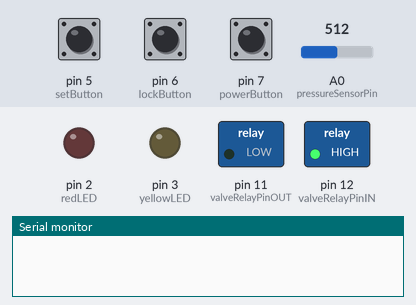
The sketch below on a simulated Arduino Uno, built with avr-gcc and run on an emulated ATmega328P. On the bench: switched loads named in the sketch (green lamp = pin HIGH), output pins drawn as LEDs (lit = HIGH), the last lines printed to the serial monitor. Inputs (shaded band) come from the test bench; at power-on: pin 7 (powerButton) HIGH, pin 5 (setButton) HIGH, pin 6 (lockButton) HIGH, A0 (pressureSensorPin) = 512.

Above: at 1.2 s.
1.3 s: pin 7 (powerButton) pulled LOW for 0.15 s
2.9 s: pin 5 (setButton) pulled LOW for 0.15 s
4.5 s: pin 6 (lockButton) pulled LOW for 0.15 s
6.1 s: pin 6 (lockButton) pulled LOW for 1 s
10.1 s: pin 6 (lockButton) pulled LOW for 3.2 s
At 10.6 s:
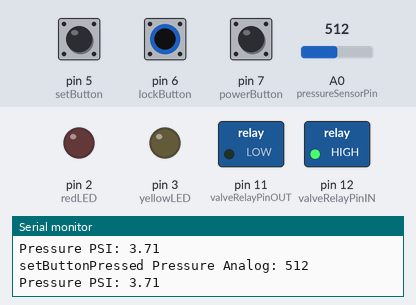
14.8 s: pin 6 (lockButton) pulled LOW for 0.15 s
At 16.6 s:
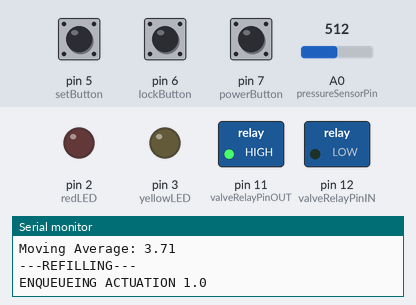
At 36.0 s:
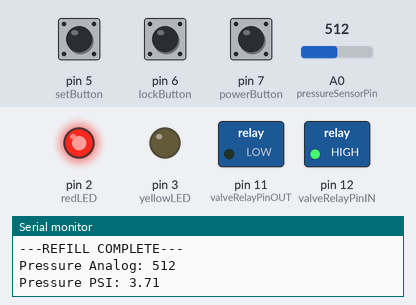
Timing chart, 0 to 36.3 s (numbered marks = the images above; inputs shaded):
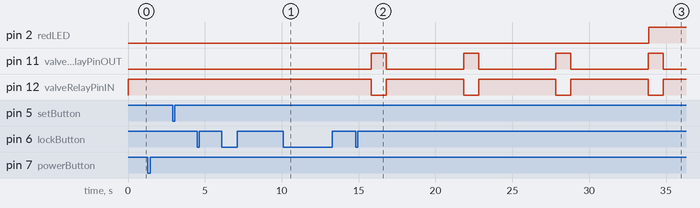

Measured:
- after the input at 10.1 s, pin 11 (valveRelayPinOUT): stays LOW (without the input it goes to HIGH after 1.1 s); pin 12 (valveRelayPinIN): stays HIGH (without the input it goes to LOW after 1.1 s)
- after the input at 14.8 s, pin 2 (redLED): LOW → HIGH after 19.1 s; pin 11 (valveRelayPinOUT): alternates HIGH for 0.98 s and LOW for 5.0 s, starting after 1.0 s; pin 12 (valveRelayPinIN): alternates HIGH for 5.0 s and LOW for 0.98 s, starting after 1.0 s

The sketch:

movingavg_fixed.ino
```cpp
#include <stdio.h>
#include <stdlib.h>
#include <math.h>
#define N 10
#define M 4


//PRESSURE TRANSDUCER
const int pressureSensorPin = A0;  // Define the analog input pin for the pressure transducer
const float VCC = 5.0;             // Supply voltage for the transducer (adjust as needed)
const float sensorRange = 1023.0;  // Range of the analog-to-digital converter (0-1023)
// Datasheet - sensor's characteristics
const float V_offset = 4.7;       // Offset voltage from datasheet
//const float Sensitivity = (90.0*0.1450377377)/1000; //Sensitivity in PSI per volt from datasheet (mV/KPa -> PSI)

//SOLENOID VALVES
const int valveRelayPinIN = 12; // The digital pin connected to the relay module control pin
const int valveRelayPinOUT = 11; // The digital pin connected to the relay module control pin

//User Interface - LEDs and buttons
const int redLED = 2;
const int yellowLED = 3;

static float avgSet = 0.0;
static int avgSetCount = 0;

bool powerOn;
bool locked;

const int powerButton = 7;
const int lockButton = 6;
const int setButton = 5;

int powerButtonState = 0;
int lockButtonState = 0;
int setButtonState = 0;

int powerButtonPreviousState = LOW;
int lockButtonPreviousState = LOW;
int setButtonPreviousState = LOW;

//PUMP
//const int pumpPin = 6; //The digital pin connected to the 5V pump

//TARGET PRESSURE RANGE
const float maxPressure = 90;
const float minPressure = 40;

const float acceptable_threshold = 0.1;
const float residual_error_threshold = 0.1;
const float STD_DEV_MULTIPLIER = 1.5;

float ideal_pressure = 0.6; //changeable by OT!

const float errorThreshold = 0.1;
const float bottomOut = 0.4;

const int sampling_interval = 1000;
const int control_interval = 1000;

//BOOLEAN FLAGS
bool isRefilling = false;

struct Queue {
    int front, rear;
    int maxSize;
    float* items;
};

// Function to initialize a queue with a specified maximum size
void initializeQueue(struct Queue* queue, int size) {
    queue->front = -1;
    queue->rear = -1;
    queue->maxSize = size;
    queue->items = (float*)malloc(size * sizeof(float));
}

// Function to check if the queue is empty
int isEmpty(struct Queue* queue) {
    return (queue->front == -1 && queue->rear == -1);
}

// Function to check if the queue is full
int isFull(struct Queue* queue) {
    return (queue->rear + 1) % queue->maxSize == queue->front;
}

// Function to add an element to the rear of the queue
void enqueue(struct Queue* queue, float value) {
    if (isFull(queue)) {
        printf("Queue is full. Cannot enqueue %d\n", value);
        return;
    } else if (isEmpty(queue)) {
        queue->front = queue->rear = 0;
    } else {
        queue->rear = (queue->rear + 1) % queue->maxSize;
    }

    queue->items[queue->rear] = value;
}


// Function to remove an element from the front of the queue
float dequeue(struct Queue* queue) {
    float dequeuedItem;

    if (isEmpty(queue)) {
        printf("Queue is empty. Cannot dequeue\n");
        return -1; // Return a special value to indicate an error
    } else if (queue->front == queue->rear) {
        dequeuedItem = queue->items[queue->front];
        queue->front = queue->rear = -1;
    } else {
        dequeuedItem = queue->items[queue->front];
        queue->front = (queue->front + 1) % queue->maxSize;
    }

    return dequeuedItem;
}

// Function to get the front element of the queue without removing it
float front(struct Queue* queue) {
    if (isEmpty(queue)) {
        printf("Queue is empty\n");
        return -1; // Return a special value to indicate an error
    }

    return queue->items[queue->front];
}

// Function to calculate the mean of all values in the queue
float calculateMean(struct Queue* queue) {
    if (isEmpty(queue)) {
        printf("Queue is empty. Cannot calculate mean.\n");
        return -1.0; // Return a special value to indicate an error
    }

    float sum = 0.0;
    int count = 0;
    int i = queue->front;

    do {
        sum += queue->items[i];
        count++;
        i = (i + 1) % queue->maxSize;
    } while (i != (queue->rear + 1) % queue->maxSize);

    return sum / count;
}

// Function to calculate the standard deviation of all values in the queue
float calculateStdDev(struct Queue* queue) {
  if (isEmpty(queue)) {
    printf("Queue is empty. Cannot calculate standard deviation.\n");
    return -1.0; // Return a special value to indicate an error
  }

  float mean = calculateMean(queue);
  float sumSquaredDiff = 0.0;
  int count = 0;
  int i = queue->front;

  do {
    float diff = queue->items[i] - mean;
    sumSquaredDiff += diff * diff;
    count++;
    i = (i + 1) % queue->maxSize;
  } while (i != (queue->rear + 1) % queue->maxSize);

  return sqrt(sumSquaredDiff / count);
}

// Function to calculate the mean of the queue
float getMovingAverage(struct Queue* queue){
  float mean = calculateMean(queue);
  float std = calculateStdDev(queue);
  if (isEmpty(queue)) {
      printf("Queue is empty. Cannot calculate mean.\n");
      return -1.0; // Return a special value to indicate an error
  }

  float sum = 0.0;
  int count = 0;
  int i = queue->front;

  do {
    if(abs(queue->items[i] - mean) <= STD_DEV_MULTIPLIER * std){
      sum += queue->items[i];
      count++;
    }
    i = (i + 1) % queue->maxSize;
  } while (i != (queue->rear + 1) % queue->maxSize);

  return sum / count;
}

// Function to free the memory allocated for the queue
void destroyQueue(struct Queue* queue) {
    free(queue->items);
    queue->front = queue->rear = -1;
}

struct Queue sensorData;
struct Queue actuationsHistory;

void setup() {
  Serial.begin(9600);  // Initialize serial communication
  pinMode(valveRelayPinIN, OUTPUT); // Set the relay pin as an output
  pinMode(valveRelayPinOUT, OUTPUT); // Set the relay pin as an output

  //Set LEDs as outputs
  pinMode(redLED, OUTPUT);
  pinMode(yellowLED, OUTPUT);

  //Set buttons as inputs
  pinMode(powerButton, INPUT);
  pinMode(lockButton, INPUT);
  pinMode(setButton, INPUT);
  powerOn = false;
  locked = true;

  //  pinMode(pumpPin, OUTPUT); //Set the pump pin as an
  initializeQueue(&sensorData, N);
  initializeQueue(&actuationsHistory, M);

  ValveInOff();
  ValveOutOn();
}
static unsigned long lastRefreshTime = 0;
void loop() {
  powerButtonState = digitalRead(powerButton);
  lockButtonState = digitalRead(lockButton);
  setButtonState = digitalRead(setButton);

  if (powerButtonState == LOW && powerButtonPreviousState == HIGH) {
    powerOn = !powerOn;
    Serial.println("powerOn: ");
    Serial.print(powerOn);
    Serial.println();
  }
   if (powerOn && lockButtonState == LOW && lockButtonPreviousState == HIGH) {
    locked = !locked;
    Serial.print("locked: ");
    Serial.print(locked);
    Serial.println();
  }
  if (powerOn && setButtonState == LOW && setButtonPreviousState == HIGH) {
    if(!locked) {
      ideal_pressure = avgSet / avgSetCount;
      Serial.print("Ideal pressure SET to:");
      Serial.println(ideal_pressure);
      avgSet = 0.0;
      avgSetCount = 0;
    }
  }
  if (powerOn && setButtonState == HIGH ) {
    // read in input
    // set new value
    if (!locked) {
       Serial.print("setButtonPressed ");
       avgSet += sensorReadingPSI();
       avgSetCount += 1;
       Serial.println();
    } else if (setButtonPreviousState == LOW) {
      Serial.print("Must unlock");
      Serial.println();
    }

  }

  setButtonPreviousState = setButtonState;
  powerButtonPreviousState = powerButtonState;
  lockButtonPreviousState = lockButtonState;
  if(powerOn && locked){
    if(millis() - lastRefreshTime >= sampling_interval) {
      lastRefreshTime = millis();
      float pressureInPSI = sensorReadingPSI();
      if(isRefilling) {
        refillMode(pressureInPSI);
      }
      else{
        mainMode(pressureInPSI);
      }
    }
  }
}

float sensorReadingPSI(){
  // Read the analog voltage from the pressure transducer
  int sensorPressure = analogRead(pressureSensorPin);
  float pressureInPSI = 7.93*pow(10, -3)*sensorPressure - 0.35;

//  // Convert analog reading to voltage
//  float voltageReading = sensorPressure * (VCC / sensorRange);
//  //Convert voltage to PSI
//  //float pressureInPSI = (voltageReading - V_offset) / Sensitivity;
//  float pressureInPSI = voltageReading / Sensitivity;
//  // Display the pressure reading in PSI
  Serial.print("Pressure Analog: ");
  Serial.println(sensorPressure);
//
  Serial.print("Pressure PSI: ");
  Serial.println(pressureInPSI);

  return pressureInPSI;
}

void refillMode(float pressureInPSI){
  if(pressureInPSI >= ideal_pressure) {
    isRefilling = false;
    ValveInOff();
    ValveOutOn();
    Serial.println("---REFILL COMPLETE---");
  }
}

void mainMode(float pressureInPSI){
  enqueue(&sensorData, pressureInPSI);
  if(isFull(&sensorData)) {
    float moving_average = getMovingAverage(&sensorData);
    Serial.print("Moving Average: ");
    Serial.println(moving_average);
    for(int i = 0; i < int(N/2); i++){
      dequeue(&sensorData);
    }
    if(isAverageUnacceptable(moving_average) && pressureInPSI > -10){
      Serial.println("---REFILLING---");
      ValveInOn();
      ValveOutOff();
      isRefilling = true;
      if(isFull(&actuationsHistory)) {
        dequeue(&actuationsHistory);
      }
      Serial.println("ENQUEUEING ACTUATION 1.0");
      enqueue(&actuationsHistory, 1.0);
    }
    else {
      if(isFull(&actuationsHistory)) {
        dequeue(&actuationsHistory);
      }
      Serial.println("ENQUEUEING ACTUATION 0.0");
      enqueue(&actuationsHistory, 0.0);
    }
    if(isFull(&actuationsHistory) && calculateMean(&actuationsHistory) == 1.0){
      Serial.println("RED LIGHT ON!");
      digitalWrite(redLED, HIGH);
    }
    else {
      digitalWrite(redLED, LOW);
    }
  }
}

// Valve ON/OFF logic
void ValveInOn() {
  digitalWrite(valveRelayPinIN, LOW); // Activate the relay
}

void ValveInOff() {
  digitalWrite(valveRelayPinIN, HIGH); // Deactivate the relay
}

void ValveOutOn() {
  digitalWrite(valveRelayPinOUT, LOW); // Activate the relay
}

void ValveOutOff() {
  digitalWrite(valveRelayPinOUT, HIGH); // Deactivate the relay
}

// Algorithm helper functions
bool isAverageUnacceptable(float moving_average){
  return abs(moving_average - ideal_pressure) > acceptable_threshold && moving_average > -10;
}
```
